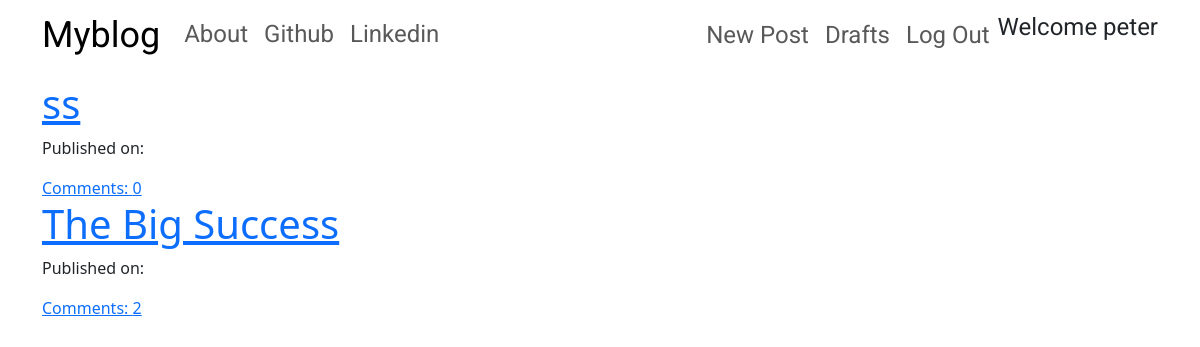
The app's page / (signed in) with its own data.
### blog/models.py (models this page shows, shortened)
class Post(models.Model):
    author = models.ForeignKey('auth.User', on_delete=models.CASCADE)
    title = models.CharField(max_length=100)
    text = models.TextField()
    create_date = models.DateTimeField(default=timezone.now)
    published_date = models.DateTimeField(blank=True, null=True)
    def approve_comments(self):
        return self.comments.filter(approved_comment=True)

### blog/views.py (the view)
# urls.py: path('', views.PostListView.as_view(), name='post_list'),
class PostListView(ListView):
    model = Post
    def get_queryset(self):
        return Post.objects.filter(published_date__lte=timezone.now()).order_by('-published_date')

### blog/templates/blog/post_list.html
{% extends 'blog/base.html' %}
{% block content %}
<div class="centerstage">
    {% for post in post_list %}
        <div class="post">
            <h1><a href="{% url 'post_detail' pk=post.pk %}">{{ post.title }}</a></h1>
            <div class="date">
                <p>Published on: {{post.published|date:"D M Y"}}</p>
            </div>
            <a href="{% url 'post_detail' pk=post.pk %}">Comments: {{post.approve_comments.count}}</a>
        </div>
    {% endfor %}
</div>
{% endblock %}

### blog/templates/blog/base.html (shortened to what this page needs)
<!DOCTYPE html>
{% load static %}
<html lang="en">
<head>
    <link href="https://cdn.jsdelivr.net/npm/bootstrap@5.3.0-alpha3/dist/css/bootstrap.min.css" rel="stylesheet">
    <link rel="stylesheet" href="//cdn.jsdelivr.net/npm/medium-editor@latest/dist/css/medium-editor.min.css" type="text/css" media="screen" charset="utf-8">
    <link rel="stylesheet" href="{% static 'blog/css/blog.css' %}">
</head>
<body class="loader">
    <nav class="navbar navbar-expand-lg techfont custom-navbar">
        <div class="container">
            <ul class="navbar-nav">
                <li class="nav-item"><a class="navbar-brand bigbrand" href="{% url 'post_list' %}">Myblog</a></li>
                <li class="nav-item"><a class="nav-link" href="{% url 'about' %}">About</a></li>
                <li class="nav-item"><a class="nav-link" href="https://www.github.com">Github</a></li>
                <li class="nav-item"><a class="nav-link" href="https://www.linkedin.com">Linkedin</a></li>
            </ul>
            <ul class="navbar-nav navbar-right">
                {% if user.is_authenticated %}
                    <li class="nav-item"><a class="nav-link" href="{% url 'post_new' %}">New Post</a></li>
                    <li class="nav-item"><a class="nav-link" href="{% url 'post_draft_list' %}">Drafts</a></li>
                    <li class="nav-item"><a class="nav-link" href="{% url 'logout' %}">Log Out</a></li>
                    <li class="nav-item">Welcome {{user.username}}</li>
                {% endif %}
            </ul>
        </div>
    </nav>
    <div class="content container">
        <div class="row">
            <div class="col-md-8">
                <div class="blog_posts">
                    {% block content %}
                    {% endblock %}
                </div>
            </div>
        </div>
    </div>
</body>
</html>

### blog/static/blog/css/blog.css (style rules this page uses)
.techfont { font-family: 'Roboto', sans-serif; font-size: 1.5em; margin-bottom: 10px; }
.bigbrand { font-size: 1.5em; }
.centerstage { margin-left:auto; margin-right: auto; }
.loader { filter:hue-rotate(0deg); color:linear-gradient(45deg,#0f8,#08f); animation:hue 10000ms infinite linear; }

### records on screen
Post: title "ss", approve_comments.count "0"
Post: title "The Big Success", approve_comments.count "2"

### other values on screen
{{ user.username }} "peter"
